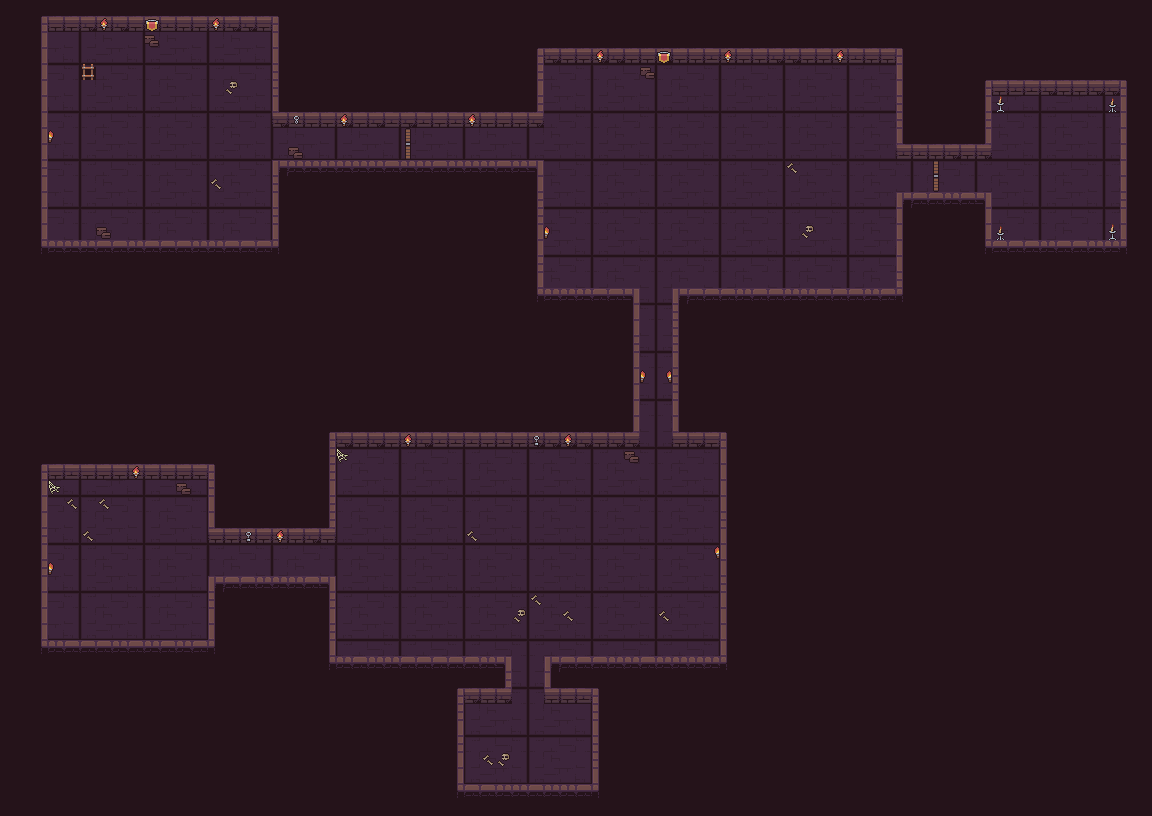

The image is a tile-based game level rendered from a .tmx file. Its description and source (layers, tilesets, objects; grid data summarised) follow:
An orthogonal 72x51 tile map with 16x16 px tiles, 5 tile layers (Floor, Walls, Wall_Decor, Floor_Decor, ...) and 18 objects (4x crate, 3x Enemy_Skeleton, 3x Enemy_Skull, 2x chest, 2x door, ...).

<map version="1.10" orientation="orthogonal" renderorder="right-down" width="72" height="51" tilewidth="16" tileheight="16" infinite="0" nextlayerid="11" nextobjectid="19">
 <tileset firstgid="1" source="Dungeon.tsx" />
 <layer id="1" name="Floor" width="72" height="51">
  <data>[3672 cells, 3672 non-empty, 13 distinct tile ids]</data>
 </layer>
 <layer id="2" name="Walls" width="72" height="51">
  <data>[3672 cells, 2570 non-empty, 21 distinct tile ids]</data>
 </layer>
 <layer id="3" name="Wall_Decor" width="72" height="51">
  <data>[3672 cells, 22 non-empty, 5 distinct tile ids]</data>
 </layer>
 <layer id="4" name="Floor_Decor" width="72" height="51">
  <data>[3672 cells, 27 non-empty, 7 distinct tile ids]</data>
 </layer>
 <layer id="5" name="Door_Tiles" width="72" height="51">
  <data>[3672 cells, 4 non-empty, 2 distinct tile ids]</data>
 </layer>
 <objectgroup id="6" name="Chests">
  <object id="1" name="chest" x="1056" y="160" width="16" height="16" />
  <object id="2" name="chest" x="512" y="736" width="16" height="16" />
 </objectgroup>
 <objectgroup id="7" name="Entity_Spawns">
  <object id="3" name="Enemy_Skeleton" x="160" y="128" />
  <object id="4" name="Enemy_Skeleton" x="672" y="160" />
  <object id="5" name="Enemy_Skeleton" x="784" y="224" />
  <object id="6" name="Enemy_Skull" x="640" y="352" />
  <object id="7" name="Enemy_Skull" x="480" y="512" />
  <object id="8" name="Player" x="88" y="568" />
  <object id="9" name="Enemy_Skull" x="592" y="592" />
  <object id="10" name="Exit" x="80" y="64" width="16" height="16" />
 </objectgroup>
 <objectgroup id="8" name="Items">
  <object id="11" name="silver_key" x="856" y="104" />
  <object id="12" name="gold_key" x="696" y="632" />
 </objectgroup>
 <objectgroup id="9" name="Doors">
  <object id="13" name="door" x="400" y="128" width="16" height="32">
   <properties>
    <property name="door_id" value="door_1" />
    <property name="key" value="silver_key" />
   </properties>
  </object>
  <object id="14" name="door" x="928" y="160" width="16" height="32">
   <properties>
    <property name="door_id" value="door_2" />
    <property name="key" value="gold_key" />
   </properties>
  </object>
 </objectgroup>
 <objectgroup id="10" name="Crates">
  <object id="15" name="crate" x="384" y="480" width="16" height="16" />
  <object id="16" name="crate" x="400" y="480" width="16" height="16" />
  <object id="17" name="crate" x="272" y="544" width="16" height="16" />
  <object id="18" name="crate" x="272" y="560" width="16" height="16" />
 </objectgroup>
</map>
